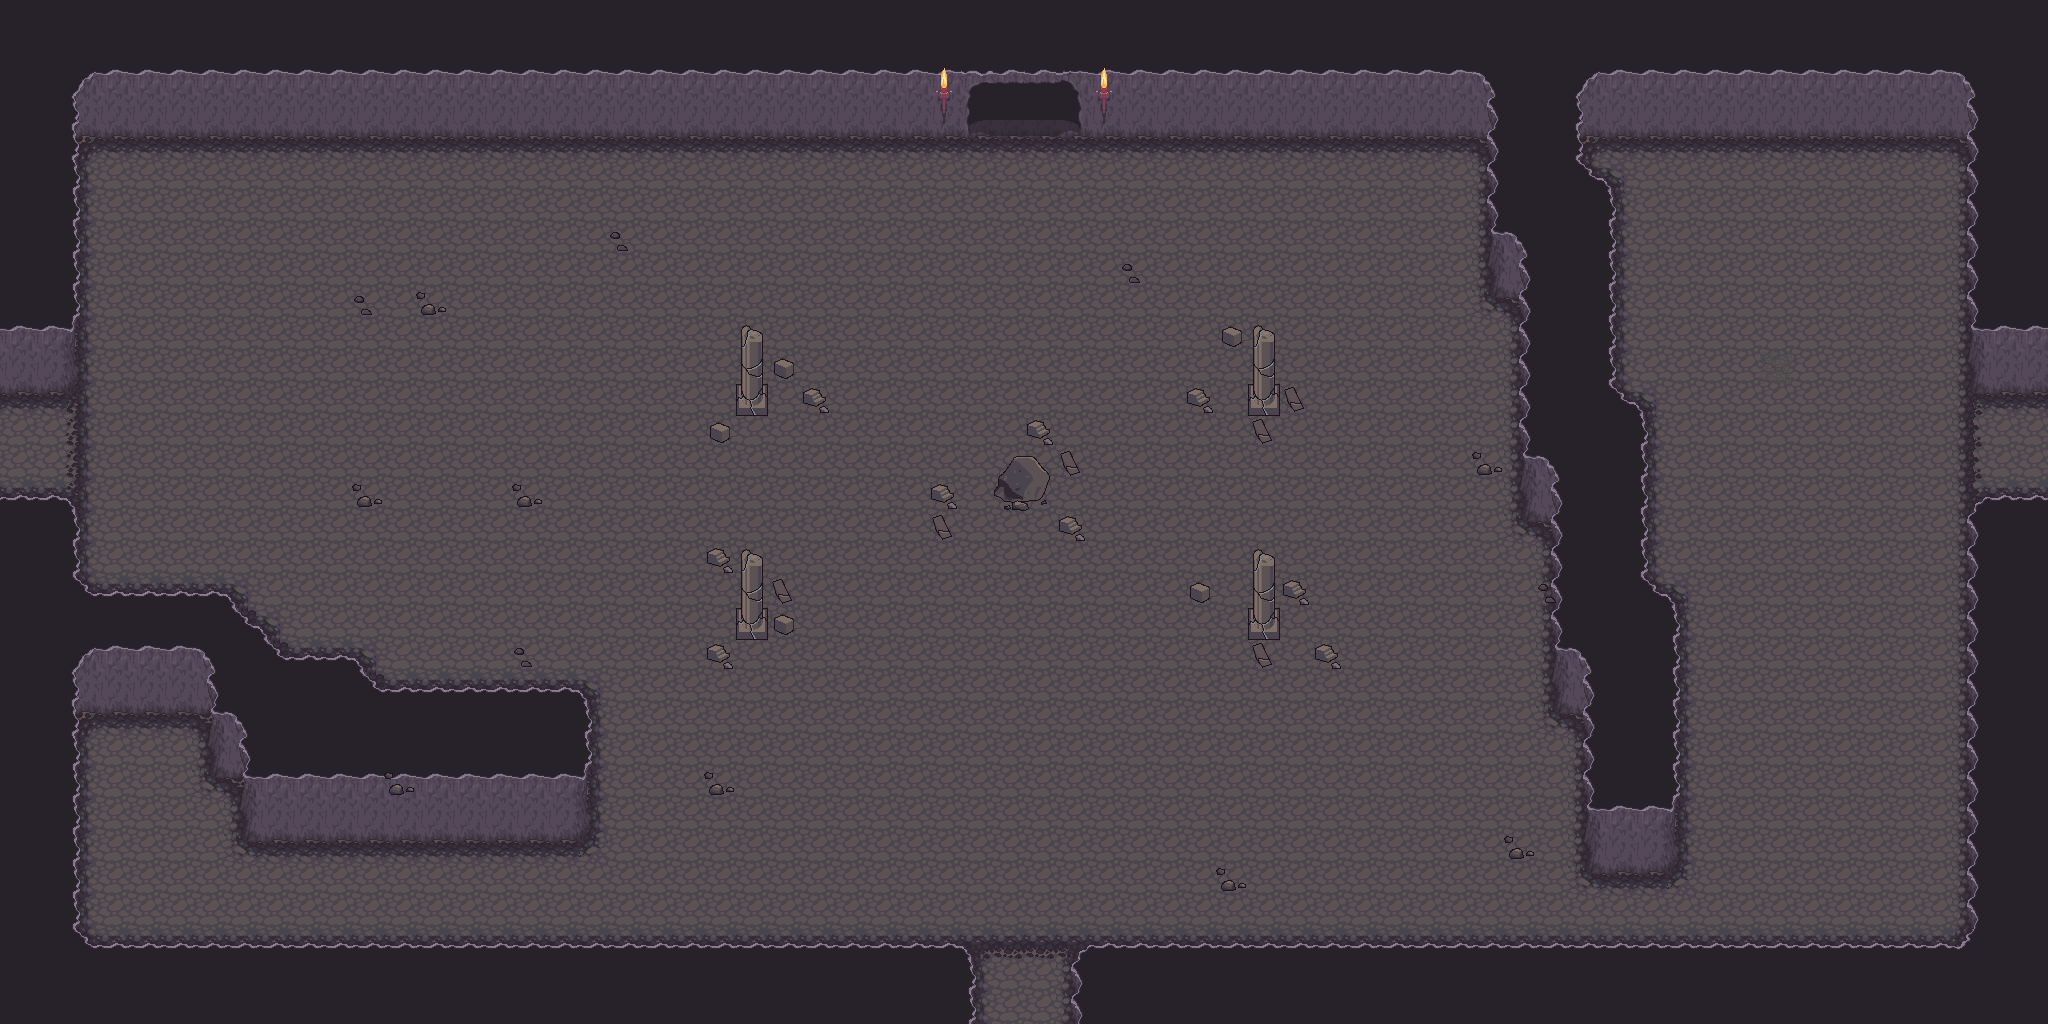

A 2D game scene composited from a Tiled map and its tileset images. What follows is a short description and the map's XML, with each tile layer's data collapsed to a summary:
An orthogonal 64x32 tile map with 32x32 px tiles, 7 tile layers (Sol, Sol +1, Sol + 2, Wall 2, ...), 5 hidden layers not drawn, 8 tilesets.

<map version="1.0" orientation="orthogonal" renderorder="right-down" width="64" height="32" tilewidth="32" tileheight="32" nextobjectid="1">
 <tileset firstgid="1" name="Artis_dock" tilewidth="32" tileheight="32" tilecount="128" columns="16">
  <image source="../Ressources/Artis_dock.png" width="512" height="256" />
 </tileset>
 <tileset firstgid="129" name="base_out_atlas" tilewidth="32" tileheight="32" tilecount="1024" columns="32">
  <image source="../Ressources/base_out_atlas.png" width="1024" height="1024" />
 </tileset>
 <tileset firstgid="1153" name="build_atlas" tilewidth="32" tileheight="32" tilecount="1024" columns="32">
  <image source="../Ressources/build_atlas.png" width="1024" height="1024" />
 </tileset>
 <tileset firstgid="2177" name="caves" tilewidth="32" tileheight="32" tilecount="66" columns="11">
  <image source="../Ressources/caves.png" width="352" height="192" />
 </tileset>
 <tileset firstgid="2243" name="forest_tiles" tilewidth="32" tileheight="32" tilecount="256" columns="16">
  <image source="../Ressources/forest_tiles.png" width="512" height="512" />
 </tileset>
 <tileset firstgid="2499" name="obj_misk_atlas" tilewidth="32" tileheight="32" tilecount="1024" columns="32">
  <image source="../Ressources/obj_misk_atlas.png" width="1024" height="1024" />
 </tileset>
 <tileset firstgid="3523" name="terrain_atlas" tilewidth="32" tileheight="32" tilecount="1024" columns="32">
  <image source="../Ressources/terrain_atlas.png" width="1024" height="1024" />
 </tileset>
 <tileset firstgid="4547" name="tileset_stone_v4_p1" tilewidth="32" tileheight="32" tilecount="70" columns="5">
  <image source="../Ressources/tileset_stone_v4_p1.png" width="166" height="463" />
 </tileset>
 <layer name="Sol" width="64" height="32">
  <data>[2048 cells, 2048 non-empty, 1 distinct tile ids]</data>
 </layer>
 <layer name="Sol +1" width="64" height="32">
  <data>[2048 cells, 276 non-empty, 12 distinct tile ids]</data>
 </layer>
 <layer name="Sol + 2" width="64" height="32">
  <data>[2048 cells, 14 non-empty, 3 distinct tile ids]</data>
 </layer>
 <layer name="Wall 2" width="64" height="32">
  <data>[2048 cells, 3 non-empty, 2 distinct tile ids]</data>
 </layer>
 <layer name="Wall" width="64" height="32">
  <data>[2048 cells, 847 non-empty, 23 distinct tile ids]</data>
 </layer>
 <layer name="Door" width="64" height="32">
  <data>[2048 cells, 12 non-empty, 9 distinct tile ids]</data>
 </layer>
 <layer name="Decor" width="64" height="32">
  <data>[2048 cells, 54 non-empty, 15 distinct tile ids]</data>
 </layer>
 <layer name="Collide" width="64" height="32" visible="0">
  <data>[2048 cells, 767 non-empty, 1 distinct tile ids]</data>
 </layer>
 <layer name="TopDoorBlock" width="64" height="32" visible="0">
  <data>[2048 cells, 24 non-empty, 3 distinct tile ids]</data>
 </layer>
 <layer name="BottomDoorBlock" width="64" height="32" visible="0">
  <data>[2048 cells, 18 non-empty, 2 distinct tile ids]</data>
 </layer>
 <layer name="LeftDoorBlock" width="64" height="32" visible="0">
  <data>[2048 cells, 24 non-empty, 2 distinct tile ids]</data>
 </layer>
 <layer name="RightDoorBlock" width="64" height="32" visible="0">
  <data>[2048 cells, 24 non-empty, 2 distinct tile ids]</data>
 </layer>
</map>
